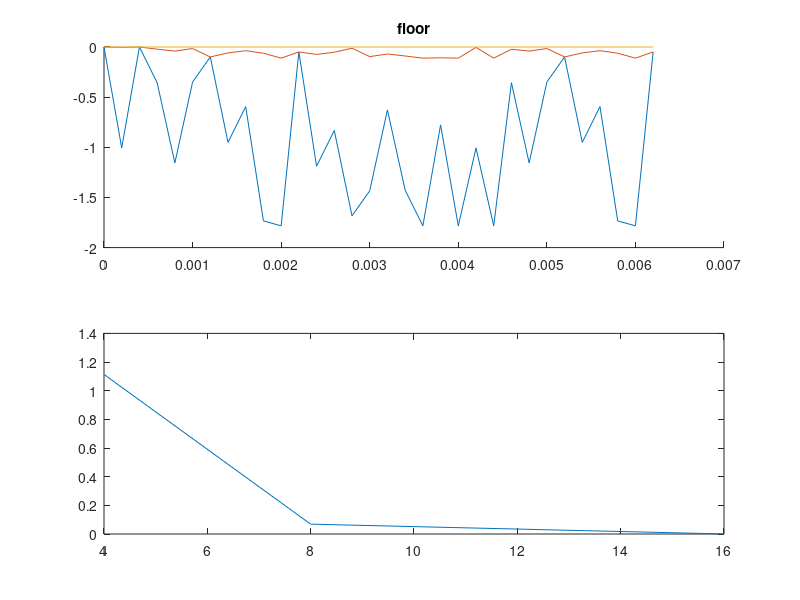

Source code (MATLAB):
% Opgave 1
a= 10
b= 5
p= 500
q= 750
r= 5000
n= 32
T = (n-1)/r
t = linspace(0,T,n)

x = a*sin(2*pi*p*t)+ b*sin(2*pi*q*t)


subplot(2,1,1)
hold on

N = 4
stapgr = 2*max(x)/(2^N)
q = floor(x/stapgr)*stapgr
qfout = q-x
rms4 = rms(qfout)
plot(t,qfout)

N = 8
stapgr = 2*max(x)/(2^N)
q = floor(x/stapgr)*stapgr
qfout = q-x
rms8 = rms(qfout)
plot(t,qfout)

N = 16
stapgr = 2*max(x)/(2^N)
q = floor(x/stapgr)*stapgr
qfout = q-x
rms16 = rms(qfout)
plot(t,qfout)

hold off
title('floor')

subplot(2,1,2)
plot([4 8 16], [rms4 rms8 rms16])